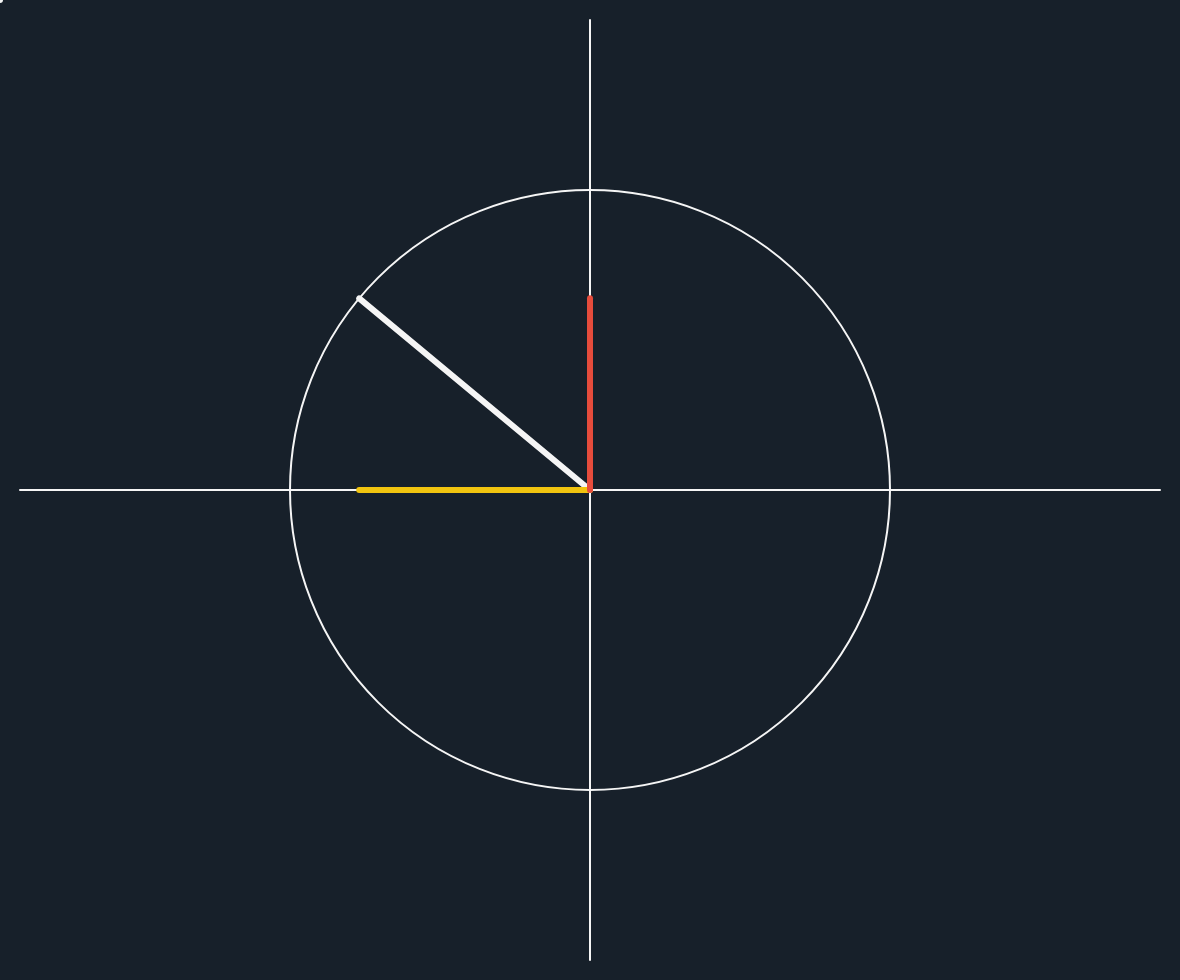
Frame 1 (no input)
Frame 60 (no input): identical to frame 1, image omitted
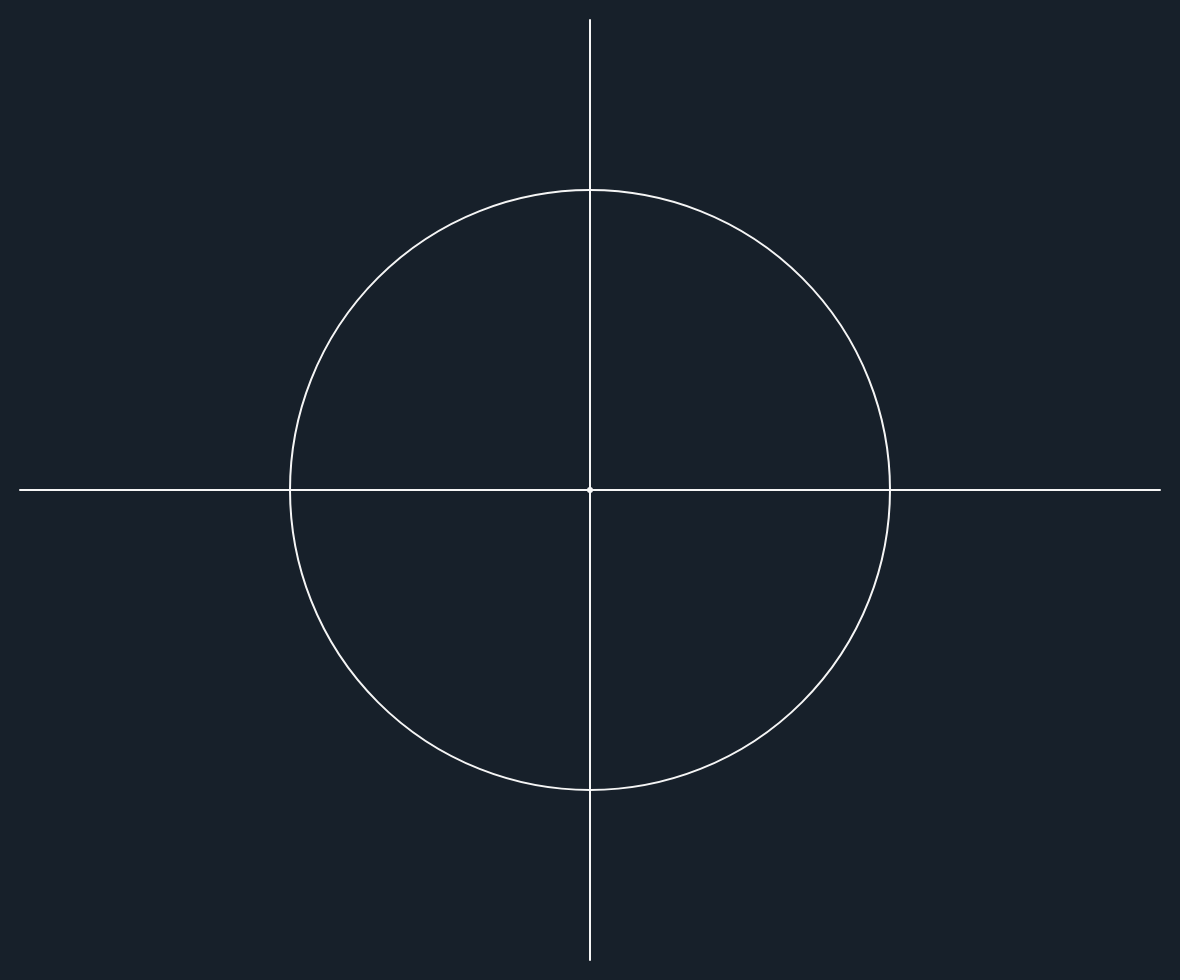
Frame 120 (the mouse pressed at the canvas centre since frame 60)

The p5.js sketch that drew these frames (run headless with seeded random() and noise() and a simulated clock; from frame 60 on, the mouse is pressed at the canvas centre):

// p5.js sketch
// ── sketch.js
const W = window.innerWidth - 20;
const H = window.innerHeight - 20;

const ORIGIN_X = W / 2;
const ORIGIN_Y = H / 2;

const MARGIN = 50;

const UNIT_D = 600;
const UNIT_R = UNIT_D / 2;

class Vector {
  constructor(x, y) {
    this.x = x;
    this.y = y;

    this.origin_x = 0;
    this.origin_y = 0;
  }

  normalize() {
    var norm = Math.sqrt(this.x * this.x + this.y * this.y);

    this.x = (this.x * UNIT_R) / norm;
    this.y = (this.y * UNIT_R) / norm;
  }

  draw() {
    line(this.origin_x, this.origin_y, this.x, this.y);
  }

  draw_x_component() {
    line(this.origin_x, this.origin_y, this.x, 0);
  }

  draw_y_component() {
    line(this.origin_x, this.origin_y, 0, this.y);
  }

  to_point() {
    return new Point(this.x, this.y);
  }

  label() {
    text(`(${this.x}, ${this.y})`, 0, 0);
  }

  set_origin(x, y) {
    this.origin_x = x;
    this.origin_y = y;
  }
}

class Point {
  constructor(x, y) {
    this.x = x;
    this.y = y;
  }

  draw() {
    point(this.x, this.y);
  }
}

function setup() {
  createCanvas(W, H);
}

function convert_to_unit_origin(x, y) {
  return [x - ORIGIN_X, -(y - ORIGIN_Y)];
}

var show_unnormalized_vector = false;

function draw() {
  background(23, 32, 42);
  fill(23, 32, 42);
  stroke(245);
  strokeWeight(2);

  translate(ORIGIN_X, ORIGIN_Y);
  scale(1, -1);

  // Create the unit circle
  ellipse(0, 0, UNIT_D, UNIT_D);

  // Create the x-axis
  line(-W / 2 + 20, 0, W / 2 - 20, 0);

  // Create the y-axis
  line(0, -H / 2 + 20, 0, H / 2 - 20);

  var [translated_mouseX, translated_mouseY] = convert_to_unit_origin(
    mouseX,
    mouseY,
  );

  var follow_mouse_vector = new Vector(translated_mouseX, translated_mouseY);

  var mouse_point = follow_mouse_vector.to_point();

  strokeWeight(6);
  mouse_point.draw();

  if (show_unnormalized_vector) {
    strokeWeight(2);
    follow_mouse_vector.draw();

    // Cosine component
    stroke(241, 196, 15);
    follow_mouse_vector.draw_x_component();

    // Sine component
    stroke(231, 76, 60);
    follow_mouse_vector.draw_y_component();
  }

  strokeWeight(6);
  stroke(245);
  follow_mouse_vector.normalize();
  follow_mouse_vector.draw();

  var normal_mouse_point = follow_mouse_vector.to_point();

  // var tan_vector = new Vector(100, 0);
  // tan_vector.set_origin(normal_mouse_point.x, normal_mouse_point.y);

  // tan_vector.draw();

  // Cosine component
  stroke(241, 196, 15);
  follow_mouse_vector.draw_x_component();

  // Sine component
  stroke(231, 76, 60);
  follow_mouse_vector.draw_y_component();
}
